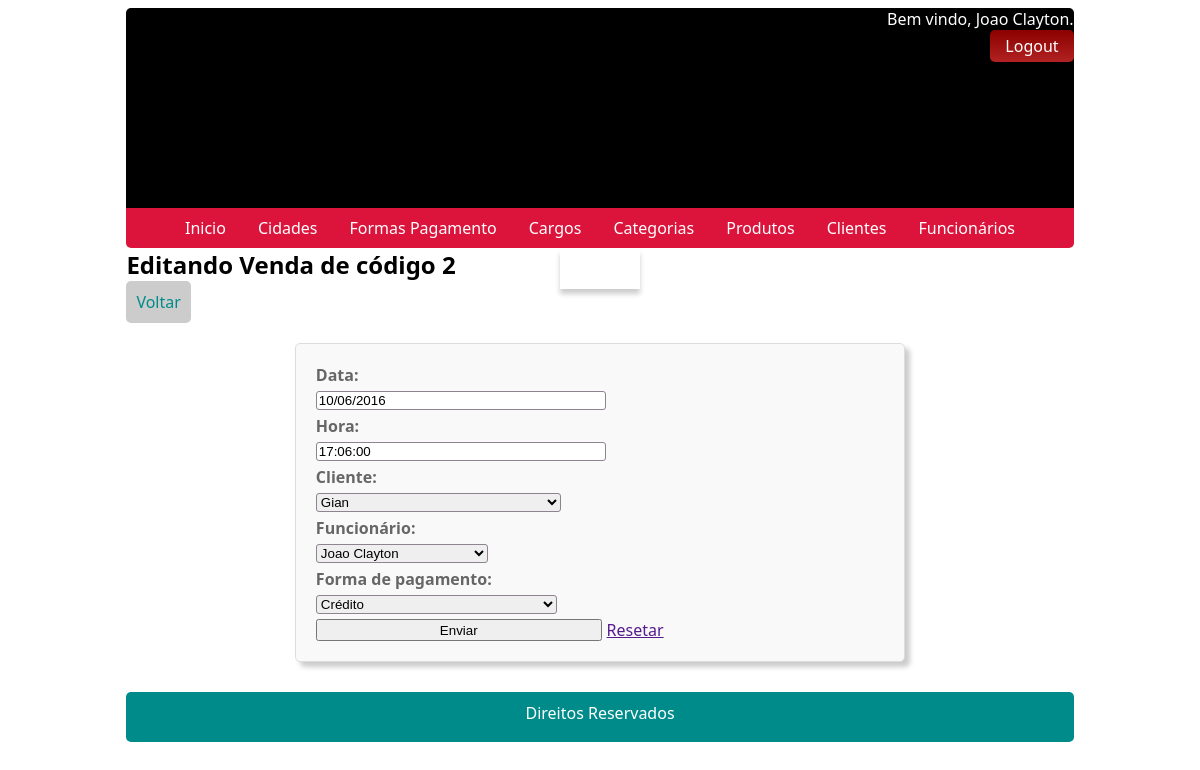
Screenshot of /?pagina=vendas_editar&id=2 (signed in) with the database file from the repository.
### tables this page shows
CREATE TABLE IF NOT EXISTS vendas (
	id                 INT(11) NOT NULL AUTO_INCREMENT,
	data_venda         DATE    NOT NULL,
	hora_venda         TIME    NOT NULL,
	total              FLOAT,
	clientes_id        INT,
	funcionarios_id    INT,
	forma_pagamento_id INT,
	PRIMARY KEY (id),
	FOREIGN KEY (clientes_id)
	REFERENCES clientes (id)
		ON DELETE SET NULL
		ON UPDATE SET NULL,
	FOREIGN KEY (funcionarios_id)
	REFERENCES funcionarios (id)
		ON DELETE SET NULL
		ON UPDATE SET NULL,
	FOREIGN KEY (forma_pagamento_id)
	REFERENCES formas_pagamento (id)
		ON DELETE SET NULL
		ON UPDATE SET NULL
);

CREATE TABLE IF NOT EXISTS clientes (
	id              INT(11)      NOT NULL AUTO_INCREMENT,
	nome            VARCHAR(45)  NOT NULL,
	email           VARCHAR(100) NOT NULL,
	telefone        VARCHAR(25),
	data_nascimento DATE,
	cep             CHAR(10),
	cidades_id      INT(11),
	PRIMARY KEY (id),
	FOREIGN KEY (cidades_id)
	REFERENCES cidades (id)
		ON DELETE SET NULL
		ON UPDATE SET NULL
);

CREATE TABLE IF NOT EXISTS funcionarios (
	id              INT(11)      NOT NULL AUTO_INCREMENT,
	nome            VARCHAR(45)  NOT NULL,
	senha           CHAR(128)    NOT NULL,
	adm             BOOLEAN      NOT NULL,
	email           VARCHAR(255) NOT NULL,
	salario         FLOAT,
	data_admissao   DATE,
	data_nascimento DATE,
	cep             CHAR(10),
	cargos_id       INT(11),
	cidades_id      INT(11),
	foto            VARCHAR(255),
	PRIMARY KEY (id),
	FOREIGN KEY (cargos_id)
	REFERENCES cargos (id)
		ON DELETE SET NULL
		ON UPDATE SET NULL,
	FOREIGN KEY (cidades_id)
	REFERENCES cidades (id)
		ON DELETE SET NULL
		ON UPDATE SET NULL
);

CREATE TABLE IF NOT EXISTS formas_pagamento (
	id   INT(11) NOT NULL AUTO_INCREMENT,
	nome VARCHAR(255),
	PRIMARY KEY (id)
);

### Conversor.php (called while the page is built, shortened)
<?php
	class Conversor
	{
		public static function dataBancoParaUsuario($data)
		{
			$vetorData = explode("-", $data);
			$vetorDataInvertido = array_reverse($vetorData);
			return implode("/", $vetorDataInvertido);
		}
	}
?>

### modulos/vendas/editar.php (the view, shortened to what this page needs)
<?php
	$id = $_GET['id'];
	$sql = "
	SELECT
		data_venda,
		hora_venda,
		clientes_id,
		funcionarios_id,
		forma_pagamento_id
	FROM
		vendas
	WHERE
		id = $id;";
	$res = $con->query($sql) or die($con->error);
	$linha = $res->fetch_array();
	include "voltar.php"
?>
<form action="" method="post" class="formulario">
	<div class="item-form">
		<label for="data">Data: </label>
		<input type="text" value="<?=Conversor::dataBancoParaUsuario($linha['data_venda'])?>" class="mascaraData" id="data" name="data">
	</div>
	<div class="item-form">
		<label for="hora">Hora: </label>
		<input type="text" value="<?=$linha['hora_venda']?>" class="mascaraHora" id="hora" name="hora">
	</div>
	<div class="item-form">
		<label for="cli">Cliente:</label>
		<select name="cli" required id="cli">
			<?php
				$sql = "SELECT id,nome FROM clientes";
				$res = $con->query($sql) or die($con->error);
				while($l = $res->fetch_array()):?>
					<option value="<?=$l['id']?>" <?=$l['id']==$linha['clientes_id']?'selected':''?>><?=$l['nome']?></option>
				<?php endwhile?>
		</select>
	</div>
	<div class="item-form">
		<label for="fun">Funcionário: </label>
		<select name="fun" id="fun" required>
			<?php
				$sql = "SELECT id,nome FROM funcionarios";
				$res = $con->query($sql) or die($con->error);
				while($l = $res->fetch_array()):?>
					<option value="<?=$l['id']?>" <?=$l['id']==$linha['funcionarios_id']?'selected':''?>><?=$l['nome']?></option>
				<?php endwhile?>
		</select>
	</div>
	<div class="item-form">
		<label for="for">Forma de pagamento: </label>
		<select name="for" id="for" required>
			<?php
				$sql = "SELECT id,nome FROM formas_pagamento";
				$res = $con->query($sql) or die($con->error);
				while($l = $res->fetch_array()):?>
					<option value="<?=$l['id']?>" <?=$l['id']==$linha['forma_pagamento_id']?'selected':''?>><?=$l['nome']?></option>
				<?php endwhile?>
		</select>
	</div>
	<?php include "formulario.php" ?>
</form>

### css/estilo.css (style rules this page uses)
.item-form > label { display: block !important; }
.item-form > label, .item-form h3, .item-form h2 { display: inline; color: #666; font-weight: bold; }
.item-form > input { border-radius: 3px; border: 1px solid #8e838f; width: 50%; margin: 5px 0px; }
.item-form select { border-radius: 3px; border: 1px solid #8e838f; margin: 5px 0px; }
.formulario { background-color: #F9F9F9; padding: 20px; border:1px solid #DDD; border-radius:5px; box-shadow: 5px 5px 5px #CCC; margin: 0 auto; margin-bottom: 30px; width: 60%; margin-top: 20px; }

### rows the page displays
vendas: data "10/06/2016", hora "17:06:00", cli "Gian", fun "Joao Clayton", for "Crédito"

### other values shown
$_SESSION['usuar'] "Joao Clayton"
substr($sufx, 0, strlen($sufx) - 1) "Edita"
$_GET['id'] "2"
